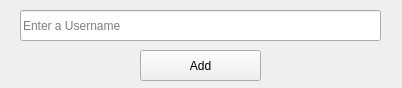
<?xml version="1.0" encoding="UTF-8"?>
<ui version="4.0">
 <class>Form</class>
 <widget class="QWidget" name="Form">
  <property name="geometry">
   <rect>
    <x>0</x>
    <y>0</y>
    <width>402</width>
    <height>88</height>
   </rect>
  </property>
  <property name="windowTitle">
   <string>Add New</string>
  </property>
  <widget class="QLineEdit" name="lineEdit">
   <property name="geometry">
    <rect>
     <x>20</x>
     <y>10</y>
     <width>361</width>
     <height>31</height>
    </rect>
   </property>
   <property name="placeholderText">
    <string>Enter a Username</string>
   </property>
  </widget>
  <widget class="QPushButton" name="pushButton">
   <property name="geometry">
    <rect>
     <x>140</x>
     <y>50</y>
     <width>121</width>
     <height>31</height>
    </rect>
   </property>
   <property name="text">
    <string>Add</string>
   </property>
  </widget>
 </widget>
 <resources/>
 <connections/>
</ui>
